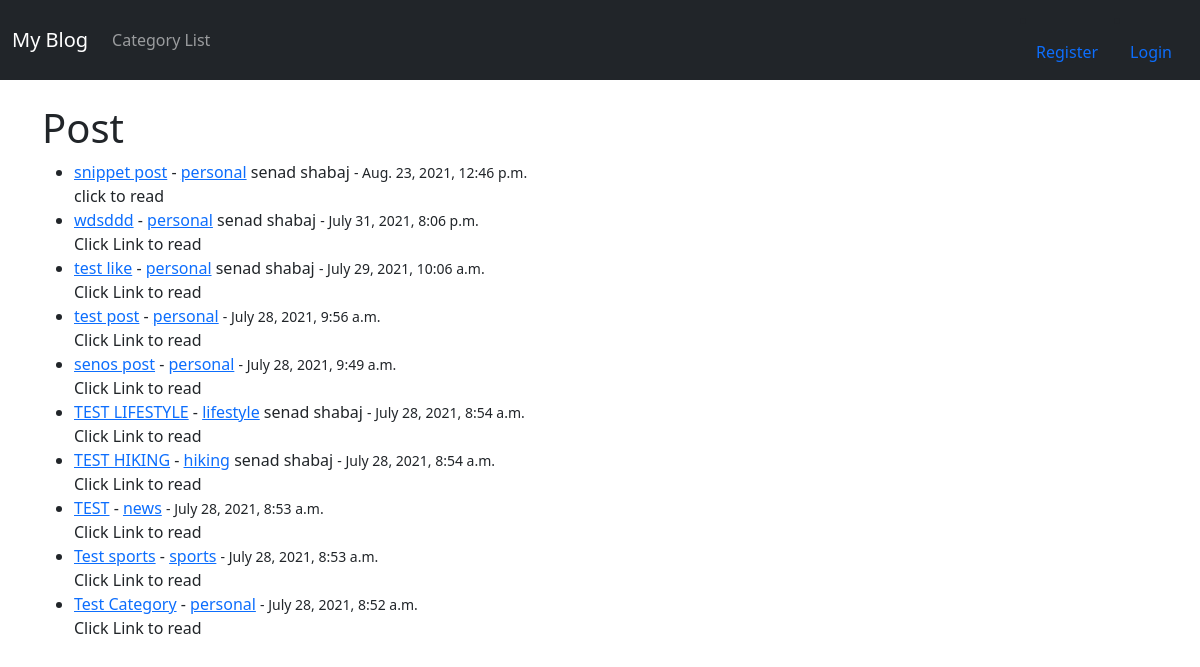
/, run on an earlier commit of the app's database.
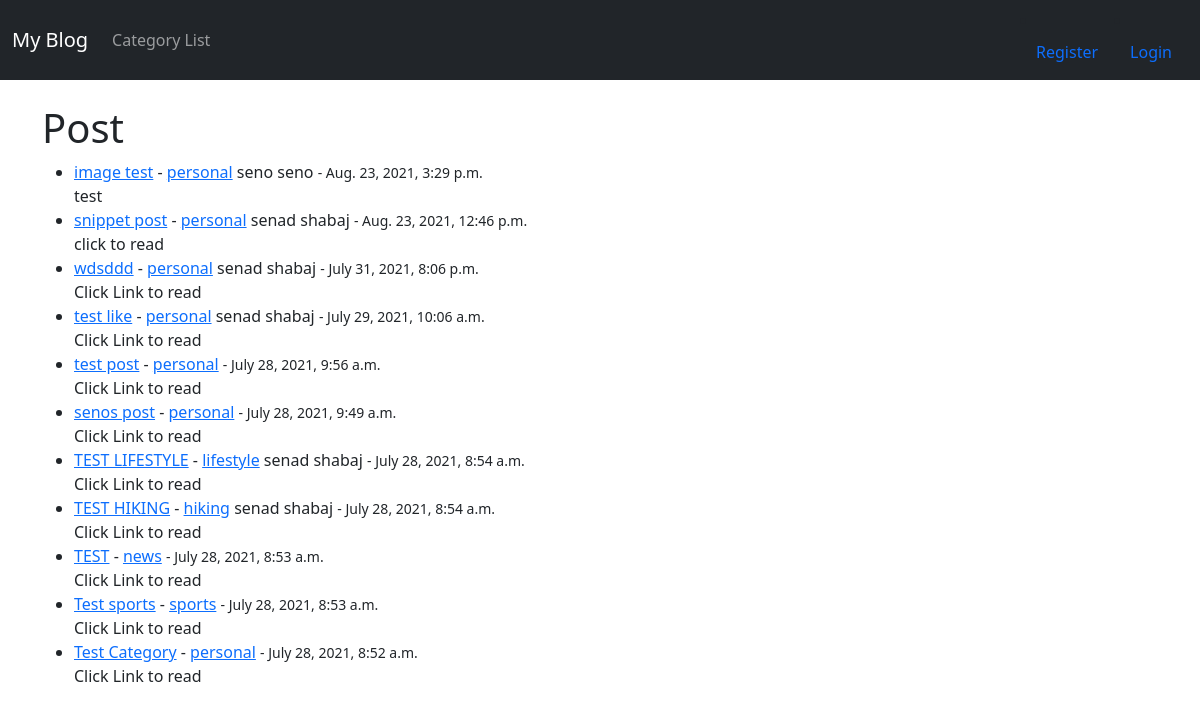
And on a later commit of the database.
### libpro/models.py (models this page shows, shortened)
class Post(models.Model):
    title = models.CharField(max_length=255)
    header_image = models.ImageField(null = True, blank = True, upload_to='images/' )
    title_tag = models.CharField(max_length=255)
    author = models.ForeignKey(User, on_delete=models.CASCADE)
    body = RichTextField(blank=True, null=True)
    post_date = models.DateTimeField(auto_now_add=True)
    category = models.CharField(max_length=255, default = 'Personal')
    snippet = models.CharField(max_length=255)
    likes = models.ManyToManyField(User, related_name='blog_posts')

### libpro/views.py (the view)
# urls.py: path('', HomeView.as_view(), name = 'home'),
class HomeView(ListView):
    model = Post
    template_name = "home.html"
    ordering = ["-post_date"]
    def get_context_data(self, *args, **kwargs):
        cat_menu = Category.objects.all()
        context = super(HomeView, self).get_context_data(*args, **kwargs)
        context["cat_menu"] = cat_menu
        return context

### libpro/templates/home.html (shortened to what this page needs)
{% extends 'base.html'%}
{% block content %}
<h1>Post</h1>
<ul>
{% for post in object_list %}
    <li><a href= "{% url 'post-details' post.pk  %}">{{ post.title }}</a> -
    <a href= "{% url 'category' post.category|slugify %}">{{ post.category }}</a>
    {{ post.author.first_name }} {{ post.author.last_name }}
    <small>
        - {{ post.post_date }}
    </small><br/>
    {{ post.snippet }}</li>
{% endfor %}
</ul>
{% endblock %}

What changed in the data, as far as the page shows it:
added Post: title "image test", category "personal", author.first_name "seno", author.last_name "seno", post_date "Aug. 23, 2021, 3:29 p.m.", snippet "test"
